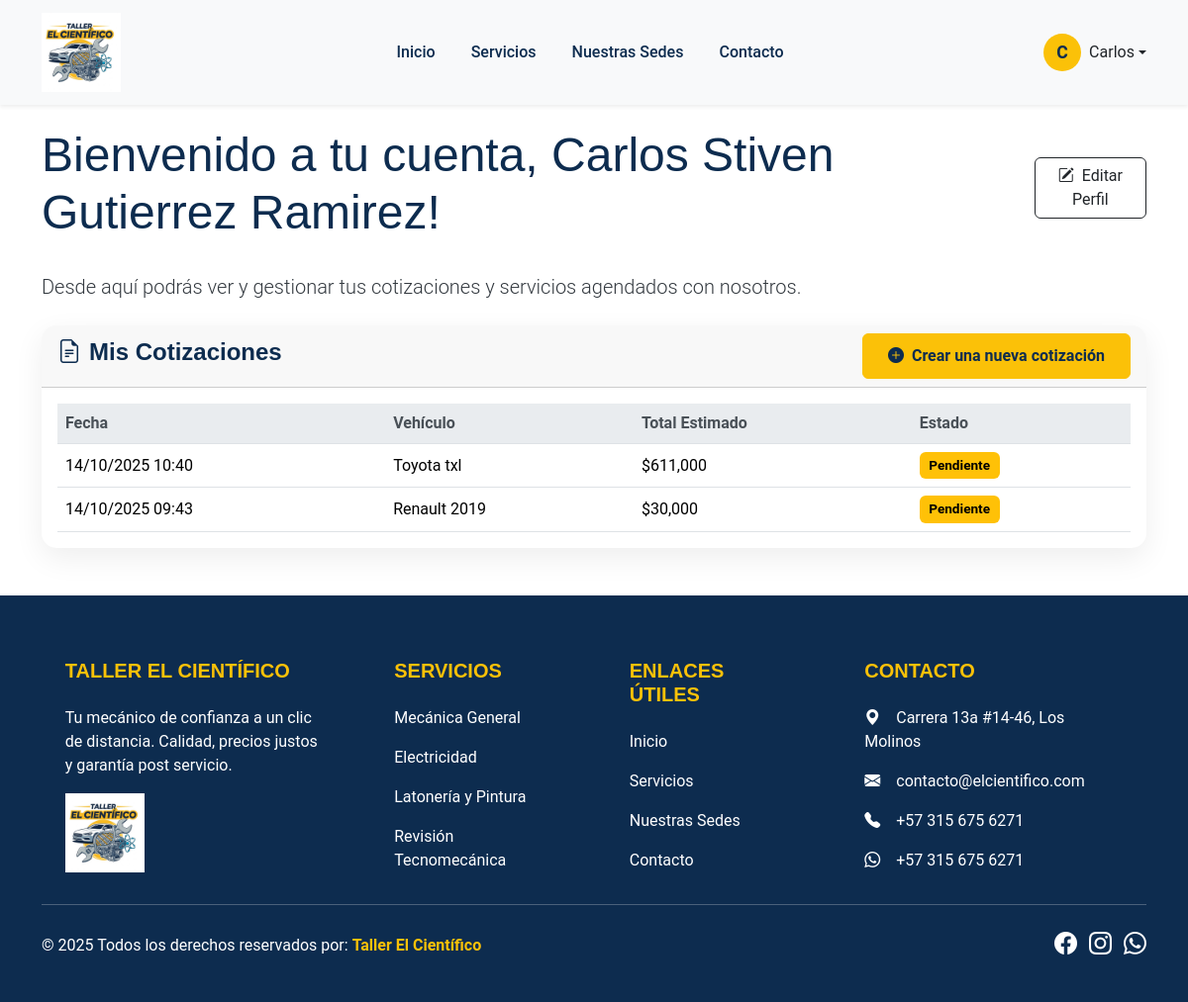
Screenshot of /cuenta.php (signed in) with the database file from the repository.
### tables this page shows
CREATE TABLE `cotizaciones` (
  `id` int(11) NOT NULL,
  `usuario_id` int(11) DEFAULT NULL,
  `nombre_cliente` varchar(100) NOT NULL,
  `telefono_cliente` varchar(20) NOT NULL,
  `email_cliente` varchar(150) DEFAULT NULL,
  `ciudad` varchar(50) NOT NULL,
  `marca_vehiculo` varchar(50) NOT NULL,
  `modelo_vehiculo` varchar(50) DEFAULT NULL,
  `año_vehiculo` year(4) DEFAULT NULL,
  `tipo_vehiculo` enum('carro','moto') NOT NULL,
  `descripcion_problema` text DEFAULT NULL,
  `total_estimado` decimal(10,2) DEFAULT 0.00,
  `estado` enum('pendiente','contactado','agendado','completado','cancelado') DEFAULT 'pendiente',
  `fecha_creacion` timestamp NOT NULL DEFAULT current_timestamp(),
  `fecha_respuesta` datetime DEFAULT NULL,
  `fecha_actualizacion` timestamp NOT NULL DEFAULT current_timestamp() ON UPDATE current_timestamp()
);

### cuenta.php (the view, shortened to what this page needs)
<?php
require 'admin/db_config.php';
$user_id = $_SESSION['user_id'];
$stmt = $conn->prepare("
    SELECT c.id, c.marca_vehiculo, c.modelo_vehiculo, c.fecha_creacion, c.estado, c.total_estimado
    FROM cotizaciones c
    WHERE c.usuario_id = ?
    ORDER BY c.fecha_creacion DESC
");
$stmt->bind_param("i", $user_id);
$stmt->execute();
$cotizaciones_result = $stmt->get_result();
$cotizaciones = $cotizaciones_result->fetch_all(MYSQLI_ASSOC);
include 'includes/header.php';
?>
<div class="container py-5">
    <div class="d-flex justify-content-between align-items-center mb-4">
        <h1 class="display-5">Bienvenido a tu cuenta, <?php echo htmlspecialchars($_SESSION['user_nombre_completo']); ?>!</h1>
        <a href="editar_perfil.php" class="btn btn-outline-dark"><i class="bi bi-pencil-square me-2"></i>Editar Perfil</a>
    </div>
    <p class="lead mb-4">Desde aquí podrás ver y gestionar tus cotizaciones y servicios agendados con nosotros.</p>
    <div class="card">
        <div class="card-header d-flex justify-content-between align-items-center">
            <h4><i class="bi bi-file-earmark-text me-2"></i>Mis Cotizaciones</h4>
            <a href="crear_cotizacion.php" class="btn btn-cientifico"><i class="bi bi-plus-circle-fill me-2"></i>Crear una nueva cotización</a>
        </div>
        <div class="card-body">
            <?php if (empty($cotizaciones)): ?>
                <div class="text-center p-4">
                    <p class="mb-0">Actualmente no tienes cotizaciones registradas.</p>
                </div>
            <?php else: ?>
                <div class="table-responsive">
                    <table class="table table-hover">
                        <thead>
                            <tr>
                                <th>Fecha</th>
                                <th>Vehículo</th>
                                <th>Total Estimado</th>
                                <th>Estado</th>
                            </tr>
                        </thead>
                        <tbody>
                            <?php foreach ($cotizaciones as $cotizacion): ?>
                                <tr>
                                    <td><?php echo date('d/m/Y H:i', strtotime($cotizacion['fecha_creacion'])); ?></td>
                                    <td><?php echo htmlspecialchars($cotizacion['marca_vehiculo'] . ' ' . $cotizacion['modelo_vehiculo']); ?></td>
                                    <td>$<?php echo number_format($cotizacion['total_estimado'], 0); ?></td>
                                    <td><span class="badge status-<?php echo htmlspecialchars($cotizacion['estado']); ?> text-capitalize"><?php echo str_replace('_', ' ', htmlspecialchars($cotizacion['estado'])); ?></span></td>
                                </tr>
                            <?php endforeach; ?>
                        </tbody>
                    </table>
                </div>
            <?php endif; ?>
        </div>
    </div>
</div>
<?php include 'includes/footer.php'; ?>

### assets/css/style.css (style rules this page uses)
:root { --cientifico-yellow: #fbc108; --cientifico-dark-blue: #0d2c4f; --cientifico-light-gray: #f8f9fa; --cientifico-text: #343a40; --cientifico-white: #ffffff; }
body { font-family: 'Roboto', sans-serif; color: var(--cientifico-text); }
h1, h2, h3, h4, h5, h6 { font-family: 'Montserrat', sans-serif; font-weight: 700; color: var(--cientifico-dark-blue); }
.btn-cientifico { background-color: var(--cientifico-yellow); border-color: var(--cientifico-yellow); color: var(--cientifico-dark-blue); font-weight: bold; transition: all 0.3s; padding: 10px 25px; }
.card { border: none; border-radius: 15px; box-shadow: 0 10px 30px rgba(0,0,0,0.07); overflow: hidden; }
.card .table { margin-bottom: 0; }
.table th { background-color: #e9ecef; font-weight: 600; color: #495057; }
.table td { vertical-align: middle; }
.table .badge { font-size: 0.85rem; padding: 0.5em 0.7em; }
.status-pendiente { background-color: #ffc107 !important; color: #000 !important; }

### rows the page displays
cotizaciones: fecha_creacion "14/10/2025 10:40", marca_vehiculo+modelo_vehiculo "Toyota txl", total_estimado "611,000", estado "Pendiente"
cotizaciones: fecha_creacion "14/10/2025 09:43", marca_vehiculo+modelo_vehiculo "Renault 2019", total_estimado "30,000", estado "Pendiente"

### other values shown
substr($_SESSION['user_nombre_completo'], 0, 1) "C"
explode(' ', $_SESSION['user_nombre_completo'])[0] "Carlos"
$_SESSION['user_nombre_completo'] "Carlos Stiven Gutierrez Ramirez"
